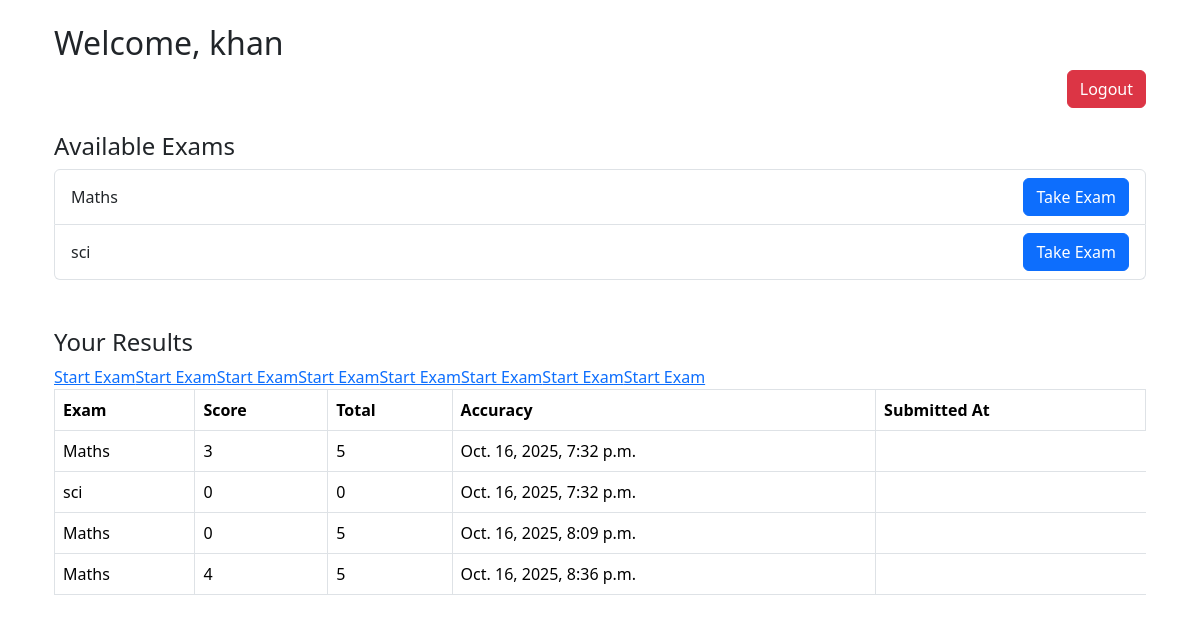
The page /dashboard/ (signed in) on the database its author committed.
### exam/models.py (models this page shows, shortened)
class Exam(models.Model):
    title = models.CharField(max_length=100)
    duration = models.IntegerField()  # ✅ This must exist
    date = models.DateField(default=timezone.now)

class StudentExam(models.Model):
    student = models.ForeignKey(User, on_delete=models.CASCADE)
    exam = models.ForeignKey(Exam, on_delete=models.CASCADE)
    score = models.IntegerField()
    total = models.IntegerField(default=0)
    correct_answers = models.IntegerField(default=0)
    time_taken = models.IntegerField(default=0)
    submitted_at = models.DateTimeField(default=timezone.now)

### exam/views.py (the view)
# urls.py: path('dashboard/', views.dashboard, name='dashboard'),
@login_required
def dashboard(request):
    exams = Exam.objects.all()  # ✅ Define exams
    results = StudentExam.objects.filter(student=request.user)
    student_exams = StudentExam.objects.filter(student=request.user)
    all_exams = StudentExam.objects.filter(exam__in=[e.exam for e in student_exams])
    rankings = all_exams.order_by('-score')[:10]
    return render(request, 'exam/dashboard.html', {
        'student': request.user,
        'exams': exams,
        'results': results,
        'rankings': rankings
    })

### exam/templates/exam/dashboard.html
{% extends 'exam/base.html' %}
{% block content %}
<div class="container mt-4">
    <h2>Welcome, {{ request.user.username }}</h2>
    <div style="text-align: right; margin-bottom: 10px;">
	<a href="{% url 'logout' %}" class="btn btn-danger">Logout</a>
    </div>
    <h4 class="mt-4">Available Exams</h4>
    <ul class="list-group">
        {% for exam in exams %}
	<li class="list-group-item d-flex justify-content-between align-items-center">
	    {{ exam.title }}
	    <a href="{% url 'exam_detail' exam.id %}" class="btn btn-primary">Take Exam</a>
	</li>
	{% endfor %}
    </ul>
    <h4 class="mt-5">Your Results</h4>
    <table class="table table-bordered">
      <tr>
        <th>Exam</th>
	<th>Score</th>
	<th>Total</th>
	<th>Accuracy</th>
	<th>Submitted At</th>
      </tr>
      {% for result in results %}
        <tr>
	  <td>{{ result.exam.title }}</td>
	  <td>{{ result.score }}</td>
	  <td>{{ result.total }}</td>
	  <td>{{ result.submitted_at }}</td>
	</tr>
	{% for exam in exams %}
	  {% if exam.id %}
	    <a href="{% url 'exam_detail' exam.id %}">Start Exam</a>
	  {% else %}
	    <span>Invalid exam</span>
	  {% endif %}
	{% endfor %}
      {% endfor %}
    </table>
</div>
{% endblock %}

### exam/templates/exam/base.html (shortened to what this page needs)
{% load static %}
<!DOCTYPE html>
<html lang="en">
<head>
   <link href="https://cdn.jsdelivr.net/npm/bootstrap@5.3.2/dist/css/bootstrap.min.css" rel="stylesheet">
</head>
<body class="container mt-4">
   {% block content %}{% endblock %}
</body>
</html>

### rows shown on the page
Exam: title "Maths", shows "Start Exam"
Exam: title "sci", shows "Start Exam"
StudentExam: exam "Maths", score "3", total "5", submitted_at "Oct. 16, 2025, 7:32 p.m."
StudentExam: exam "sci", score "0", total "0", submitted_at "Oct. 16, 2025, 7:32 p.m."
StudentExam: exam "Maths", score "0", total "5", submitted_at "Oct. 16, 2025, 8:09 p.m."
StudentExam: exam "Maths", score "4", total "5", submitted_at "Oct. 16, 2025, 8:36 p.m."

### other values the page prints
{{ request.user.username }} "khan"
